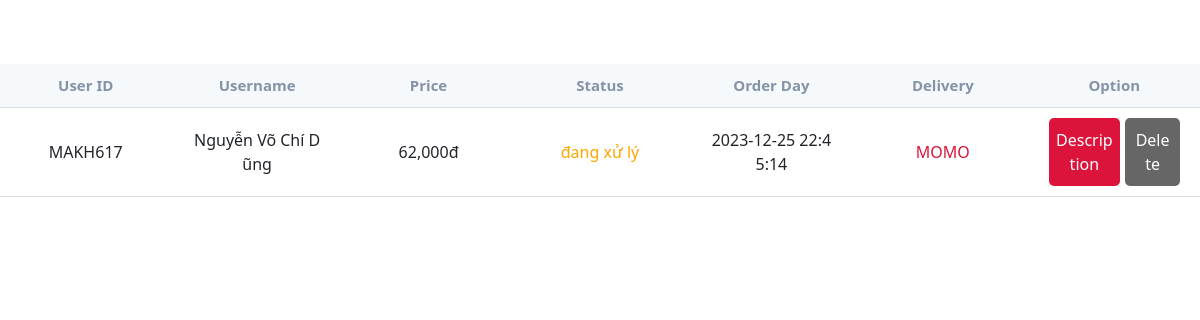
The app's page /index.php?page=yourorder (signed in) with its own data.
### tables this page shows
CREATE TABLE `dathang` (
  `id_dathang` int(11) NOT NULL,
  `madathang` varchar(50) NOT NULL,
  `makh` varchar(100) NOT NULL,
  `trangthai` varchar(100) DEFAULT NULL,
  `tongtien` int(11) NOT NULL,
  `ngaydathang` datetime DEFAULT current_timestamp(),
  `giaohang` varchar(10) NOT NULL,
  `id_kh` int(11) NOT NULL
);

CREATE TABLE `khachhang` (
  `makh` varchar(100) NOT NULL,
  `tenkh` varchar(100) DEFAULT NULL,
  `diachi` varchar(255) DEFAULT NULL,
  `email` varchar(100) DEFAULT NULL,
  `sdt` int(11) DEFAULT NULL,
  `id_kh` int(11) NOT NULL
);

### views/cart/yourorder.php (the view, shortened to what this page needs)
<!DOCTYPE html>
<html lang="en">
<head>
    <link rel="stylesheet" href="./css/bsgrid.min.css" />
    <link rel="stylesheet" href="./css/admin.min.css" />
</head>
    <body>
    <div class="with70">
        <div class="list">
            <div class="menu_option-head">Ordered Products</div>
            <table>
                <thead>
                    <th>User ID</th>
                    <th>Username</th>
                    <th>Price</th>
                    <th>Status</th>
                    <th>Order Day</th>
                    <th>Delivery</th>
                    <th>Option</th>
                </thead>
                <?php
                    $fullname = $_SESSION['fullname'];
                    $sql = "SELECT * FROM dathang as dh, khachhang as kh, dangki as dk WHERE kh.makh = dh.makh AND kh.email = dk.email AND dk.hoten = '$fullname'";
                    $products = mysqli_query($conn, $sql);
                    foreach($products as $keyID => $valueID){
                        ?>
                            <tr class="info-kh">
                                <td><?php echo $valueID['makh']; ?></td>
                                <td><?php echo $valueID['tenkh']; ?></td>
                                <td><?php echo number_format($valueID['tongtien']); ?>đ</td>
                                <td>
                                    <?php
                                        if($valueID['trangthai'] == 'đang xử lý' || $valueID['trangthai'] == 'Completed'){
                                            ?>
                                                <div style="color: orange;"><?php echo $valueID['trangthai']; ?></div>
                                            <?php
                                        }
                                            ?>
                                </td>
                                <td><?php echo $valueID['ngaydathang']; ?></td>
                                <td><?php
                                 if($valueID['giaohang'] == 'MOMO'){
                                    ?>
                                        <div style="color: crimson;"><?php echo $valueID['giaohang']; ?></div>
                                    <?php
                                }if($valueID['giaohang'] == 'COD'){
                                    ?>
                                    <div><?php echo $valueID['giaohang']; ?></div>
                                <?php
                                }
                                ?></td>
                                <td>
                                    <div class="d-flex" style="justify-content: center;">
                                        <a href="index.php?page=yourorder-details&id=<?php echo $valueID['makh']; ?>" class="duyet">Description</a>
                                        <a href="index.php?page=khachxoadon&id=<?php echo $valueID['makh']; ?>" class="cancel" style="margin-right: 0;" onclick="return confirm('Confirm delete operation')">Delete</a>
                                    </div>
                                </td>
                            </tr>
                        <?php
                    }
                ?>
            </table>
        </div>
    </div>
    </body>
</html>

### css/navbar.css (style rules this page uses)
* { margin: 0; padding: 0; box-sizing: border-box; font-family: 'Open Sans', sans-serif; }

### records on screen
dathang: khachhang.makh "MAKH617", khachhang.tenkh "Nguyễn Võ Chí Dũng", tongtien "62,000", trangthai "đang xử lý", ngaydathang "2023-12-25 22:45:14", giaohang "MOMO"
